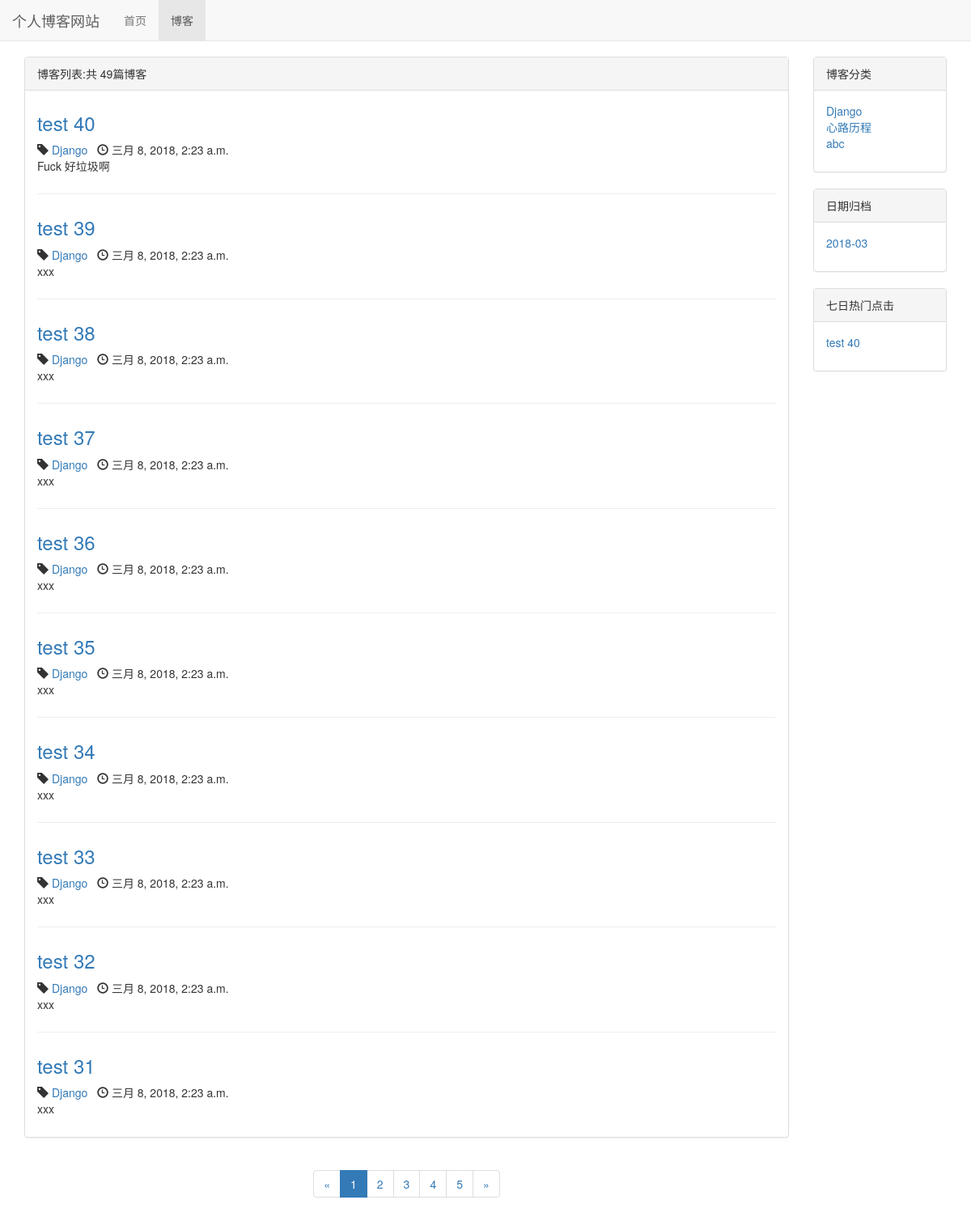
Page /blog/ on the earlier database version.
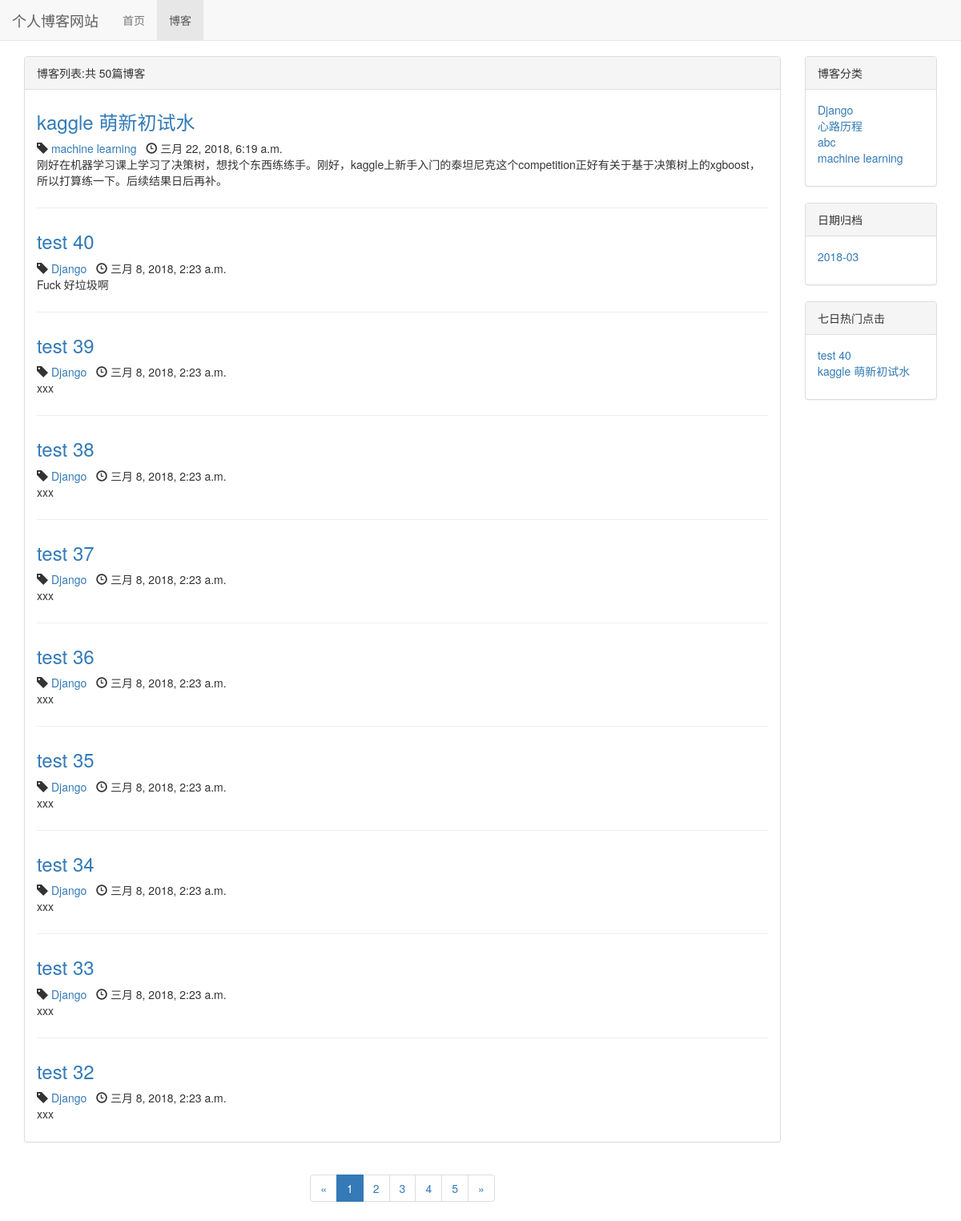
Same page on the later database version.
### blog/models.py (models this page shows, shortened)
class Blog(models.Model, ReadNumExpandMethod):
    title = models.CharField(max_length=50)
    blog_type = models.ForeignKey(BlogType, on_delete=models.DO_NOTHING)
    content = RichTextUploadingField()
    author = models.ForeignKey(User, on_delete=models.DO_NOTHING)
    read_details=GenericRelation(ReadDetail)
    create_time = models.DateTimeField(auto_now_add=True)
    last_updated_time = models.DateTimeField(auto_now=True)
    class Meta:
        ordering = ['-create_time']

class BlogType(models.Model):
    type_name = models.CharField(max_length=30)
    def __str__(self):
        return self.type_name

### blog/views.py (the view)
# urls.py: path('', views.blog_list, name='blog_list'),
def blog_list(request):
    blogs_all_list = Blog.objects.all()
    paginator = Paginator(blogs_all_list, 10)  # 十个博客进行分页
    page_num = request.GET.get('page', 1)  # get请求获取页码
    page_of_blogs = paginator.get_page(page_num)
    current_page = page_of_blogs.number
    if paginator.num_pages == 1:
        page_range = [1]
    elif current_page == 1 or current_page == 2:
        if paginator.num_pages <= 5:
            page_range = list(range(1, paginator.num_pages))
        else:
            page_range = list([1, 2, 3, 4, 5])
    elif current_page == paginator.num_pages or current_page == paginator.num_pages - 1:
        if paginator.num_pages <= 5:
            page_range = list(range(1, paginator.num_pages))
        else:
            page_range = list([paginator.num_pages - 4, paginator.num_pages - 3, paginator.num_pages - 2,
                               paginator.num_pages - 1, paginator.num_pages])
    else:
        page_range = list(range(max(current_page - 1, 1), current_page)) + \
                     list(range(current_page, min(current_page + 1, paginator.num_pages) + 1))
    if page_range and page_range[0] >= 3:
        page_range.insert(0, '...')
    if page_range and paginator.num_pages - page_range[-1] >= 2:
        page_range.append('...')
    if page_range and page_range[0] != 1:
        page_range.insert(0, 1)
    if page_range and page_range[-1] != paginator.num_pages:
        page_range.append(paginator.num_pages)
    context = {}
    context['blogs'] = page_of_blogs.object_list
    context['page_of_blogs'] = page_of_blogs
    context['blog_types'] = BlogType.objects.all()
    context['page_range'] = page_range
    context['blog_dates'] = Blog.objects.dates(
        'create_time', 'month', order='DESC')
    for_7_days_hot_data = cache.get('for_7_days_hot_data')
    if for_7_days_hot_data is None:
        for_7_days_hot_data = get_seven_days_hot_blogs()
        cache.set('for_7_days_hot_data', for_7_days_hot_data, 3600)
    context['for_7_days_hot_data'] = get_seven_days_hot_blogs()
    return render(request, 'blog_list.html', context)

### blog/views.py (called while the page is built)
def get_seven_days_hot_blogs():
    today = timezone.now().date()
    date = today - datetime.timedelta(days=7)
    blogs = Blog.objects.filter(read_details__date__lt=today, read_details__date__gt=date). \
        values('id', 'title').annotate(read_num_sum=Sum('read_details__read_num')).order_by('-read_num_sum')
    return blogs

### templates/blog_list.html (shortened to what this page needs)
{% extends 'base.html' %}
{% block nav_blog_active %}active{% endblock %}
{% block head_extrends %}
    <link rel="stylesheet" href="/static/blog.css">
{% endblock %}
{% block content %}
    <div class="container">
        <div class="row">
            <div class="col-sm-8 col-md-9 col-lg-10">
                <div class="panel panel-default">
                    <div class="panel-heading">{% block blog_list_title %}博客列表:共{% endblock %}
                        {% block sum_up %}{{ page_of_blogs.paginator.count }}{% endblock %}篇博客
                    </div>
                    <div class="panel-body">
                        {% for blog in blogs %}
                            <div class="blog">
                                <h3><a href="/blog/{{ blog.pk }}">
                                    {{ blog.title }}
                                </a></h3>
                                <p class="blog-info">
                                    <span class="glyphicon glyphicon-tag"></span>
                                    <a href="/blog/type/{{ blog.blog_type_id }}">{{ blog.blog_type }}</a>
                                    <span class="glyphicon glyphicon-time"></span>
                                    {{ blog.create_time }}
                                </p>
                                <p>{{ blog.content|striptags|truncatechars:132 }}</p>
                            </div>
                        {% empty %}
                            <div class="blog">
                                <h3><p>暂无博客，敬请期待</p></h3>
                            </div>
                        {% endfor %}
                    </div>
                </div>
                <div class="paginator">
                    <ul class="pagination">
                        <li>
                            {% if page_of_blogs.has_previous %}
                                <a href="?page={{ page_of_blogs.previous_page_number }}" aria-label="Previous">
                                    <span aria-hidden="true">&laquo;</span>
                                </a>
                            {% else %}
                                <span aria-hidden="true">&laquo;</span>
                            {% endif %}
                        </li>
                        {% for page_num in page_range %}
                            {% if page_num == page_of_blogs.number %}
                                <li class="active"><a href="?page={{ page_num }}">{{ page_num }}</a></li>
                            {% else %}
                                {% if page_num == '...' %}
                                    <li><span>{{ page_num }}</span></li>
                                {% else %}
                                    <li><a href="?page={{ page_num }}">{{ page_num }}</a></li>
                                {% endif %}
                            {% endif %}
                        {% endfor %}
                        <li>
                            {% if page_of_blogs.has_next %}
                                <a href="?page={{ page_of_blogs.next_page_number }}" aria-label="Next">
                                    <span aria-hidden="true">&raquo;</span>
                                </a>
                            {% else %}
                                <span aria-hidden="true">&raquo;</span>
                            {% endif %}
                        </li>
                    </ul>
                </div>
            </div>
            <div class="hidden-xs col-sm-4 col-md-3 col-lg-2 ">
                <div class="panel panel-default">
                    <div class="panel-heading">博客分类</div>
                    <div class="panel-body">
                        <ul class="blog-types">
                            {% for blog_type in blog_types %}
                                <li>
                                    <a href="/blog/type/{{ blog_type.id }}">{{ blog_type.type_name }}</a>
                                </li>
                            {% empty %}
                                <li>暂无分类</li>
                            {% endfor %}
                        </ul>
                    </div>
                </div>
                <div class="panel panel-default">
                    <div class="panel-heading">日期归档</div>
                    <div class="panel-body">
                        <ul class="blog-types">
                            {% for blog_date in blog_dates %}
                                <li>
                                    <a href="{% url 'blogs_with_date' blog_date.year blog_date.month %}">
                                        {{ blog_date|date:"Y-m" }}
                                    </a>
                                </li>
                            {% empty %}
                                <li>暂无分类</li>
                            {% endfor %}
                        </ul>
                    </div>
                </div>
                <div class="panel panel-default">
                    <div class="panel-heading">七日热门点击</div>
                    <div class="panel-body">
                        <div class="hot_blogs">
                            <div>
                                <ul>
                                    {% for hot_data in for_7_days_hot_data %}
                                        <li>
                                            <a href="/blog/{{ hot_data.id }}">{{ hot_data.title }}</a>
                                        </li>
                                    {% empty %}
                                        <li>暂无热门博客</li>
                                    {% endfor %}
                                </ul>
                            </div>
                        </div>
                    </div>
                </div>
            </div>
        </div>
    </div>
{% endblock %}

### templates/base.html (shortened to what this page needs)
<!DOCTYPE html>
<html lang="zh-CN">
<head>
    <link rel="stylesheet" href="/static/base.css">
    <link rel="stylesheet" href="/static/bootstrap-3.3.7/css/bootstrap.min.css">
    {% block head_extrends %}{% endblock %}
</head>
<body>
    <div class="navbar  navbar-fixed-top navbar-default" role="navigation">
        <div class="container-fluid">
            <div class="container-header">
                <a href="/" class="navbar-brand">
                    个人博客网站
                </a>
            </div>
            <div class="collapse navbar-collapse" id="navbar-collapse">
                <ul class="nav navbar-nav blogs" >
                    <li class="{% block nav_home_active %}{% endblock %}"><a href="/">首页</a></li>
                    <li class="{% block nav_blog_active %}{% endblock %}"><a href="/blog">博客</a></li>
                </ul>
            </div>
        </div>
    </div>
    {% block content %}{% endblock %}
</body>
</html>

### static/base.css (style rules this page uses)
* { margin: 0; padding: 0; }
body { margin-top: 70px !important; }
ul { list-style-type: none !important; }

### static/blog.css (style rules this page uses)
ul.blog-types { list-style-type: none; }
div.blog:not(:last-child) { margin-bottom: 2em; padding-bottom: 1em; border-bottom: 1px solid #eee; }
div.blog h3 { margin-top: 0.5em; }
div.blog p.blog-info { margin-bottom: 0; }
div.paginator { text-align: center; }

Differences in the rows shown:
no longer on this page (row unchanged): Blog: title "test 31", blog_type "Django", create_time "三月 8, 2018, 2:23 a.m.", content "xxx"
added Blog: title "kaggle 萌新初试水", blog_type "machine learning", create_time "三月 22, 2018, 6:19 a.m.", content "刚好在机器学习课上学习了决策树，想找个东西练练手。刚好，kaggle上新手入门的泰坦尼克这个competition正好有关于基于决策树上的xgboost，所以打算练一下。后续结果日后再补。"
added BlogType: type_name "machine learning"
Other differences:
{{ page_of_blogs.paginator.count }}: "49" → "50"
new list line: "kaggle 萌新初试水"
